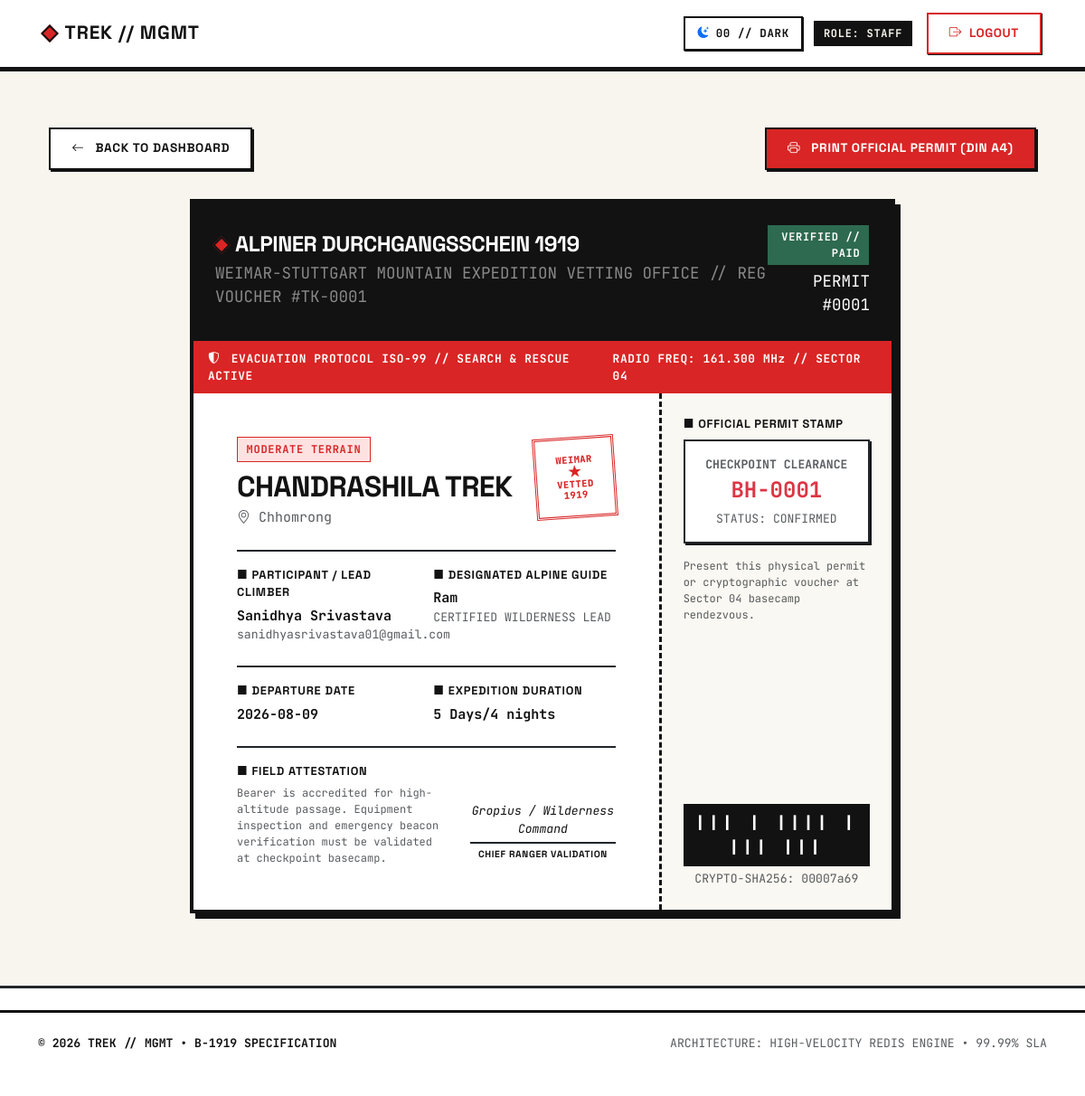
The page /trek-pass/1 (signed in) on the database its author committed.
### models.py (models this page shows)
class Booking(db.Model):
    id = db.Column(
        db.Integer,
        primary_key=True,
    )
    trek_id = db.Column(
        db.Integer,
        db.ForeignKey('trek.id')
    )
    booking_status = db.Column(
        db.String(200),
        nullable=False
    )
    booking_date = db.Column(
        db.Date(),
        nullable=False
    )
    payment_status = db.Column(
        db.String(200),
    )

class trek(db.Model):
    id = db.Column(
        db.Integer,
        primary_key=True
    )
    name = db.Column(
        db.String(200),
        nullable=False
    )
    location = db.Column(
        db.String(200),
        nullable=True
    )
    difficulty = db.Column(
        db.String(200),
        nullable=False,
    )
    duration = db.Column(
        db.String(200),
    )
    available_slots = db.Column(
        db.Integer
    )
    assigned_staff_id = db.Column(
        db.Integer,
        db.ForeignKey('user.id'),
        nullable=True
    )
    assigned_staff = db.relationship(
        'User',
        foreign_keys=[assigned_staff_id],
        backref='assigned_treks'
    )
    status = db.Column(
        db.String(200)
    )
    bookings = db.relationship(
        'Booking',
        backref='trek'
    )

class User(db.Model):
    id = db.Column(
        db.Integer,
        primary_key=True
    )
    name = db.Column(
        db.String(200),
        nullable=False
    )
    username = db.Column(
        db.String(200),
        nullable=False,
        unique=True
    )
    email = db.Column(
        db.String(200),
        nullable=False,
        unique=True
    )
    password = db.Column(
        db.String(300),
        nullable=False
    )
    role = db.relationship(
        "Role",
        secondary = user_roles,
        back_populates='user')
    profile = db.relationship(
        "staff_profile",
        uselist=False,
        backref='user'
    )
    booking = db.relationship(
        "Booking",
        secondary = user_booking,
        backref = 'user'
    )

### app.py (the view)
@app.route('/trek-pass/<int:booking_id>')
def trek_pass(booking_id):
    if 'user_id' not in session:
        return redirect('/login')
    booking = Booking.query.get_or_404(booking_id)
    user_id = session.get('user_id')
    user_role = session.get('user_role')
    if user_role not in ['admin', 'staff'] and booking.user:
        if booking.user[0].id != user_id:
            flash("Unauthorized: You do not have permission to view this pass.")
            return redirect(url_for('trekker_dashboard'))
    trekker = booking.user[0] if booking.user else User.query.get(user_id)
    return render_template('trek_pass.html', booking=booking, trekker=trekker)

### app.py (called while the page is built)
@app.after_request
def set_enterprise_security_headers(response):
    response.headers['X-Frame-Options'] = 'DENY'
    response.headers['X-Content-Type-Options'] = 'nosniff'
    response.headers['Referrer-Policy'] = 'strict-origin-when-cross-origin'
    response.headers['Permissions-Policy'] = 'camera=(), microphone=(), geolocation=()'
    response.headers['Strict-Transport-Security'] = 'max-age=31536000; includeSubDomains; preload'
    response.headers['Content-Security-Policy'] = (
        "default-src 'self'; "
        "font-src 'self' https://fonts.gstatic.com https://cdn.jsdelivr.net data:; "
        "style-src 'self' 'unsafe-inline' https://fonts.googleapis.com https://cdn.jsdelivr.net; "
        "script-src 'self' 'unsafe-inline' https://cdn.jsdelivr.net; "
        "img-src 'self' data: https:; "
        "frame-ancestors 'none';"
    )
    return response

### templates/trek_pass.html (shortened to what this page needs)
{% extends 'base.html' %}
{% block content %}
<div class="container my-4">
    <div class="d-flex justify-content-between align-items-center mb-4 d-print-none">
        <a href="{{ url_for('trekker_dashboard', tab='my-treks') }}" class="btn bh-btn bh-btn-secondary">
            <i class="bi bi-arrow-left me-1"></i> BACK TO DASHBOARD
        </a>
        <button onclick="window.print()" class="btn bh-btn bh-btn-primary">
            <i class="bi bi-printer me-1"></i> PRINT OFFICIAL PERMIT (DIN A4)
        </button>
    </div>
    <div class="bh-pass-container">
        <div class="bh-pass-header">
            <div>
                <div class="d-flex align-items-center gap-2 mb-1">
                    <span class="bh-brand-mark" style="background-color: var(--bh-red);"></span>
                    <span class="h4 fw-bold mb-0 text-white">ALPINER DURCHGANGSSCHEIN 1919</span>
                </div>
                <div class="font-mono small text-white-50">WEIMAR-STUTTGART MOUNTAIN EXPEDITION VETTING OFFICE // REG VOUCHER #TK-{{ "%04d"|format(booking.id) }}</div>
            </div>
            <div class="text-end font-mono">
                <span class="bh-badge badge-confirmed">VERIFIED // PAID</span>
                <div class="small mt-1 text-white">PERMIT #{{ "%04d"|format(booking.id) }}</div>
            </div>
        </div>
        <div class="bh-sar-banner">
            <span><i class="bi bi-shield-shaded me-1"></i> EVACUATION PROTOCOL ISO-99 // SEARCH & RESCUE ACTIVE</span>
            <span>RADIO FREQ: 161.300 MHz // SECTOR 04</span>
        </div>
        <div class="row g-0">
            <div class="col-md-8 p-4 p-md-5">
                <div class="d-flex justify-content-between align-items-start mb-4">
                    <div>
                        <span class="bh-badge badge-hard mb-2">{{ booking.trek.difficulty | upper }} TERRAIN</span>
                        <h2 class="fw-bold mb-1">{{ booking.trek.name }}</h2>
                        <p class="font-mono text-muted mb-0"><i class="bi bi-geo-alt"></i> {{ booking.trek.location or 'Alpine Wilderness Sector' }}</p>
                    </div>
                    <div class="bh-stamp d-none d-sm-flex">
                        <span>WEIMAR</span>
                        <span style="font-size: 1rem; line-height: 1;">★</span>
                        <span>VETTED</span>
                        <span>1919</span>
                    </div>
                </div>
                <div class="border-top border-2 border-dark pt-3 mb-4">
                    <div class="row g-3">
                        <div class="col-6">
                            <div class="bh-label">■ PARTICIPANT / LEAD CLIMBER</div>
                            <div class="fw-bold font-mono">{{ trekker.name }}</div>
                            <div class="small font-mono text-muted">{{ trekker.email }}</div>
                        </div>
                        <div class="col-6">
                            <div class="bh-label">■ DESIGNATED ALPINE GUIDE</div>
                            <div class="fw-bold font-mono">
                                {{ booking.trek.assigned_staff.name if booking.trek.assigned_staff else 'CHIEF ALPINE OFFICER' }}
                            </div>
                            <div class="small font-mono text-muted">CERTIFIED WILDERNESS LEAD</div>
                        </div>
                    </div>
                </div>
                <div class="border-top border-2 border-dark pt-3 mb-4">
                    <div class="row g-3">
                        <div class="col-6">
                            <div class="bh-label">■ DEPARTURE DATE</div>
                            <div class="fw-bold font-mono">{{ booking.booking_date }}</div>
                        </div>
                        <div class="col-6">
                            <div class="bh-label">■ EXPEDITION DURATION</div>
                            <div class="fw-bold font-mono">{{ booking.trek.duration }}</div>
                        </div>
                    </div>
                </div>
                <div class="border-top border-2 border-dark pt-3">
                    <div class="row align-items-end">
                        <div class="col-7">
                            <div class="bh-label">■ FIELD ATTESTATION</div>
                            <p class="font-mono small text-muted mb-0" style="font-size: 0.75rem;">
                                Bearer is accredited for high-altitude passage. Equipment inspection and emergency beacon verification must be validated at checkpoint basecamp.
                            </p>
                        </div>
                        <div class="col-5 text-end">
                            <div class="border-bottom border-2 border-dark pb-1 font-mono small text-center">
                                <em>Gropius / Wilderness Command</em>
                            </div>
                            <div class="bh-label text-center mt-1" style="font-size: 0.65rem;">CHIEF RANGER VALIDATION</div>
                        </div>
                    </div>
                </div>
            </div>
            <div class="col-md-4 bh-pass-stub">
                <div>
                    <div class="bh-label mb-2">■ OFFICIAL PERMIT STAMP</div>
                    <div class="p-3 border border-2 border-dark bg-white text-center mb-3" style="box-shadow: 2px 2px 0px #121212;">
                        <div class="font-mono fw-bold small text-muted">CHECKPOINT CLEARANCE</div>
                        <div class="fs-4 fw-bold font-mono text-danger">BH-{{ "%04d"|format(booking.id) }}</div>
                        <div class="font-mono small text-muted mt-1">STATUS: CONFIRMED</div>
                    </div>
                    <div class="small font-mono text-muted mb-3" style="font-size: 0.75rem;">
                        Present this physical permit or cryptographic voucher at Sector 04 basecamp rendezvous.
                    </div>
                </div>
                <div>
                    <div class="bh-barcode font-mono">
                        ||| | |||| | ||| |||
                    </div>
                    <div class="font-mono text-center small text-muted mt-1">
                        CRYPTO-SHA256: {{ "%08x"|format(booking.id * 31337) }}
                    </div>
                </div>
            </div>
        </div>
    </div>
</div>
{% endblock %}

### rows shown on the page
Booking: id "0001", booking_date "2026-08-09"
trek: trek.difficulty "MODERATE", trek.name "CHANDRASHILA TREK", trek "Chhomrong", trek.duration "5 Days/4 nights"
User: name "Sanidhya Srivastava", email "sanidhyasrivastava01@gmail.com"
User: trek.assigned_staff "Ram"

### other values the page prints
{{ session.get('user_role', 'TREKKER') | upper }} "STAFF"
{{ "%08x"|format(booking.id * 31337) }} "00007a69"
